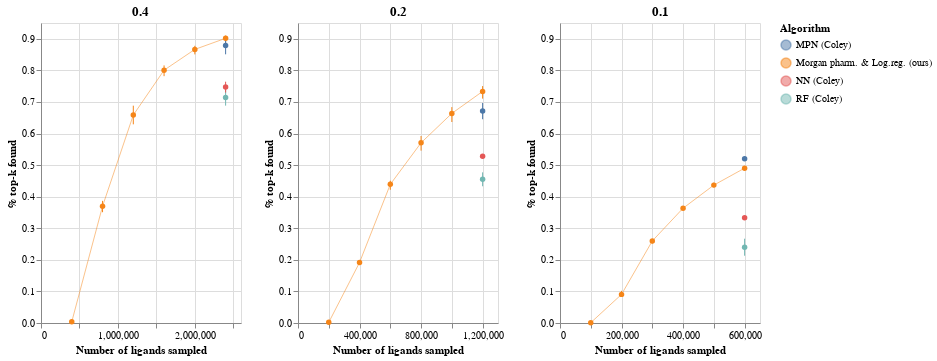

The notebook cell this image was saved under:
### Code cell
chs[0]
sup = chs[0] |  chs[1] | chs[2]
sup
#sup.save('../figures/ampC_reconstruction.html') #using 0.05

### Figure 1 — Vega-Lite specification as saved in the notebook (floating-point values rounded to 4 significant figures)
{"config": {"view": {"continuousWidth": 400, "continuousHeight": 300}}, "hconcat": [{"layer": [{"mark": {"type": "errorbar", "extent": "ci"}, "encoding": {"color": {"type": "nominal", "field": "Algorithm"}, "x": {"type": "quantitative", "field": "N ligands explored", "scale": {"domain": [0, 2410000]}, "title": "Number of ligands sampled"}, "y": {"type": "quantitative", "field": "% top-k found", "scale": {"domain": [0, 0.95]}}}}, {"mark": {"type": "point", "color": "black", "filled": true}, "encoding": {"color": {"type": "nominal", "field": "Algorithm"}, "x": {"type": "quantitative", "field": "N ligands explored"}, "y": {"type": "quantitative", "aggregate": "mean", "field": "% top-k found", "scale": {"domain": [0, 0.95]}}}}, {"mark": {"type": "line", "color": "black", "opacity": 0.5, "size": 1}, "encoding": {"color": {"type": "nominal", "field": "Algorithm"}, "x": {"type": "quantitative", "field": "N ligands explored"}, "y": {"type": "quantitative", "aggregate": "mean", "field": "% top-k found", "scale": {"domain": [0, 0.95]}}}}], "data": {"name": "data-69f5ad225702dcd6770ee3714b521b20"}, "title": "0.4", "width": 200}, {"layer": [{"mark": {"type": "errorbar", "extent": "ci"}, "encoding": {"color": {"type": "nominal", "field": "Algorithm"}, "x": {"type": "quantitative", "field": "N ligands explored", "scale": {"domain": [0, 1210000]}, "title": "Number of ligands sampled"}, "y": {"type": "quantitative", "field": "% top-k found", "scale": {"domain": [0, 0.95]}}}}, {"mark": {"type": "point", "color": "black", "filled": true}, "encoding": {"color": {"type": "nominal", "field": "Algorithm"}, "x": {"type": "quantitative", "field": "N ligands explored"}, "y": {"type": "quantitative", "aggregate": "mean", "field": "% top-k found", "scale": {"domain": [0, 0.95]}}}}, {"mark": {"type": "line", "color": "black", "opacity": 0.5, "size": 1}, "encoding": {"color": {"type": "nominal", "field": "Algorithm"}, "x": {"type": "quantitative", "field": "N ligands explored"}, "y": {"type": "quantitative", "aggregate": "mean", "field": "% top-k found", "scale": {"domain": [0, 0.95]}}}}], "data": {"name": "data-60dc1958aa1398fd67536a8f5be03131"}, "title": "0.2", "width": 200}, {"layer": [{"mark": {"type": "errorbar", "extent": "ci"}, "encoding": {"color": {"type": "nominal", "field": "Algorithm"}, "x": {"type": "quantitative", "field": "N ligands explored", "scale": {"domain": [0, 610000]}, "title": "Number of ligands sampled"}, "y": {"type": "quantitative", "field": "% top-k found", "scale": {"domain": [0, 0.95]}}}}, {"mark": {"type": "point", "color": "black", "filled": true}, "encoding": {"color": {"type": "nominal", "field": "Algorithm"}, "x": {"type": "quantitative", "field": "N ligands explored"}, "y": {"type": "quantitative", "aggregate": "mean", "field": "% top-k found", "scale": {"domain": [0, 0.95]}}}}, {"mark": {"type": "line", "color": "black", "opacity": 0.5, "size": 1}, "encoding": {"color": {"type": "nominal", "field": "Algorithm"}, "x": {"type": "quantitative", "field": "N ligands explored"}, "y": {"type": "quantitative", "aggregate": "mean", "field": "% top-k found", "scale": {"domain": [0, 0.95]}}}}], "data": {"name": "data-44213e103d04ec10e454faa0a8c2a25e"}, "title": "0.1", "width": 200}], "$schema": "https://vega.github.io/schema/vega-lite/v4.8.1.json", "datasets": {"data-69f5ad225702dcd6770ee3714b521b20": [{"Unnamed: 0": 0.0, "Algorithm": "Morgan pharm. & Log.reg. (ours)", "Training size": 400000, "N ligands explored": 400000, "% top-k found": 0.0044}, {"Unnamed: 0": 1.0, "Algorithm": "Morgan pharm. & Log.reg. (ours)", "Training size": 400000, "N ligands explored": 800000, "% top-k found": 0.3715}, {"Unnamed: 0": 2.0, "Algorithm": "Morgan pharm. & Log.reg. (ours)", "Training size": 400000, "N ligands explored": 1200000, "% top-k found": 0.6586}, {"Unnamed: 0": 3.0, "Algorithm": "Morgan pharm. & Log.reg. (ours)", "Training size": 400000, "N ligands explored": 1600000, "% top-k found": 0.8045}, {"Unnamed: 0": 4.0, "Algorithm": "Morgan pharm. & Log.reg. (ours)", "Training size": 400000, "N ligands explored": 2000000, "% top-k found": 0.8708}, {"Unnamed: 0": 5.0, "Algorithm": "Morgan pharm. & Log.reg. (ours)", "Training size": 400000, "N ligands explored": 2400000, "% top-k found": 0.9089}, {"Unnamed: 0": 18.0, "Algorithm": "Morgan pharm. & Log.reg. (ours)", "Training size": 400000, "N ligands explored": 400000, "% top-k found": 0.00398}, {"Unnamed: 0": 19.0, "Algorithm": "Morgan pharm. & Log.reg. (ours)", "Training size": 400000, "N ligands explored": 800000, "% top-k found": 0.3508}, {"Unnamed: 0": 20.0, "Algorithm": "Morgan pharm. & Log.reg. (ours)", "Training size": 400000, "N ligands explored": 1200000, "% top-k found": 0.6291}, {"Unnamed: 0": 21.0, "Algorithm": "Morgan pharm. & Log.reg. (ours)", "Training size": 400000, "N ligands explored": 1600000, "% top-k found": 0.7816}, {"Unnamed: 0": 22.0, "Algorithm": "Morgan pharm. & Log.reg. (ours)", "Training size": 400000, "N ligands explored": 2000000, "% top-k found": 0.8506}, {"Unnamed: 0": 23.0, "Algorithm": "Morgan pharm. & Log.reg. (ours)", "Training size": 400000, "N ligands explored": 2400000, "% top-k found": 0.8857}, {"Unnamed: 0": 36.0, "Algorithm": "Morgan pharm. & Log.reg. (ours)", "Training size": 400000, "N ligands explored": 400000, "% top-k found": 0.0038}, {"Unnamed: 0": 37.0, "Algorithm": "Morgan pharm. & Log.reg. (ours)", "Training size": 400000, "N ligands explored": 800000, "% top-k found": 0.3868}, {"Unnamed: 0": 38.0, "Algorithm": "Morgan pharm. & Log.reg. (ours)", "Training size": 400000, "N ligands explored": 1200000, "% top-k found": 0.6882}, {"Unnamed: 0": 39.0, "Algorithm": "Morgan pharm. & Log.reg. (ours)", "Training size": 400000, "N ligands explored": 1600000, "% top-k found": 0.8156}, {"Unnamed: 0": 40.0, "Algorithm": "Morgan pharm. & Log.reg. (ours)", "Training size": 400000, "N ligands explored": 2000000, "% top-k found": 0.8778}, {"Unnamed: 0": 41.0, "Algorithm": "Morgan pharm. & Log.reg. (ours)", "Training size": 400000, "N ligands explored": 2400000, "% top-k found": 0.9102}, {"Unnamed: 0": null, "Algorithm": "RF (Coley)", "Training size": 400000, "N ligands explored": 2400000, "% top-k found": 0.6883}, {"Unnamed: 0": null, "Algorithm": "RF (Coley)", "Training size": 400000, "N ligands explored": 2400000, "% top-k found": 0.714}, {"Unnamed: 0": null, "Algorithm": "RF (Coley)", "Training size": 400000, "N ligands explored": 2400000, "% top-k found": 0.7397}, {"Unnamed: 0": null, "Algorithm": "NN (Coley)", "Training size": 400000, "N ligands explored": 2400000, "% top-k found": 0.7299}, {"Unnamed: 0": null, "Algorithm": "NN (Coley)", "Training size": 400000, "N ligands explored": 2400000, "% top-k found": 0.747}, {"Unnamed: 0": null, "Algorithm": "NN (Coley)", "Training size": 400000, "N ligands explored": 2400000, "% top-k found": 0.7641}, {"Unnamed: 0": null, "Algorithm": "MPN (Coley)", "Training size": 400000, "N ligands explored": 2400000, "% top-k found": 0.8508}, {"Unnamed: 0": null, "Algorithm": "MPN (Coley)", "Training size": 400000, "N ligands explored": 2400000, "% top-k found": 0.879}, {"Unnamed: 0": null, "Algorithm": "MPN (Coley)", "Training size": 400000, "N ligands explored": 2400000, "% top-k found": 0.9072}], "data-60dc1958aa1398fd67536a8f5be03131": [{"Unnamed: 0": 6.0, "Algorithm": "Morgan pharm. & Log.reg. (ours)", "Training size": 200000, "N ligands explored": 200000, "% top-k found": 0.00192}, {"Unnamed: 0": 7.0, "Algorithm": "Morgan pharm. & Log.reg. (ours)", "Training size": 200000, "N ligands explored": 400000, "% top-k found": 0.185}, {"Unnamed: 0": 8.0, "Algorithm": "Morgan pharm. & Log.reg. (ours)", "Training size": 200000, "N ligands explored": 600000, "% top-k found": 0.4505}, {"Unnamed: 0": 9.0, "Algorithm": "Morgan pharm. & Log.reg. (ours)", "Training size": 200000, "N ligands explored": 800000, "% top-k found": 0.5921}, {"Unnamed: 0": 10.0, "Algorithm": "Morgan pharm. & Log.reg. (ours)", "Training size": 200000, "N ligands explored": 1000000, "% top-k found": 0.6837}, {"Unnamed: 0": 11.0, "Algorithm": "Morgan pharm. & Log.reg. (ours)", "Training size": 200000, "N ligands explored": 1200000, "% top-k found": 0.7395}, {"Unnamed: 0": 24.0, "Algorithm": "Morgan pharm. & Log.reg. (ours)", "Training size": 200000, "N ligands explored": 200000, "% top-k found": 0.00226}, {"Unnamed: 0": 25.0, "Algorithm": "Morgan pharm. & Log.reg. (ours)", "Training size": 200000, "N ligands explored": 400000, "% top-k found": 0.1974}, {"Unnamed: 0": 26.0, "Algorithm": "Morgan pharm. & Log.reg. (ours)", "Training size": 200000, "N ligands explored": 600000, "% top-k found": 0.4218}, {"Unnamed: 0": 27.0, "Algorithm": "Morgan pharm. & Log.reg. (ours)", "Training size": 200000, "N ligands explored": 800000, "% top-k found": 0.5458}, {"Unnamed: 0": 28.0, "Algorithm": "Morgan pharm. & Log.reg. (ours)", "Training size": 200000, "N ligands explored": 1000000, "% top-k found": 0.6365}, {"Unnamed: 0": 29.0, "Algorithm": "Morgan pharm. & Log.reg. (ours)", "Training size": 200000, "N ligands explored": 1200000, "% top-k found": 0.7105}, {"Unnamed: 0": 42.0, "Algorithm": "Morgan pharm. & Log.reg. (ours)", "Training size": 200000, "N ligands explored": 200000, "% top-k found": 0.00214}, {"Unnamed: 0": 43.0, "Algorithm": "Morgan pharm. & Log.reg. (ours)", "Training size": 200000, "N ligands explored": 400000, "% top-k found": 0.1921}, {"Unnamed: 0": 44.0, "Algorithm": "Morgan pharm. & Log.reg. (ours)", "Training size": 200000, "N ligands explored": 600000, "% top-k found": 0.4448}, {"Unnamed: 0": 45.0, "Algorithm": "Morgan pharm. & Log.reg. (ours)", "Training size": 200000, "N ligands explored": 800000, "% top-k found": 0.574}, {"Unnamed: 0": 46.0, "Algorithm": "Morgan pharm. & Log.reg. (ours)", "Training size": 200000, "N ligands explored": 1000000, "% top-k found": 0.6711}, {"Unnamed: 0": 47.0, "Algorithm": "Morgan pharm. & Log.reg. (ours)", "Training size": 200000, "N ligands explored": 1200000, "% top-k found": 0.7502}, {"Unnamed: 0": null, "Algorithm": "RF (Coley)", "Training size": 200000, "N ligands explored": 1200000, "% top-k found": 0.433}, {"Unnamed: 0": null, "Algorithm": "RF (Coley)", "Training size": 200000, "N ligands explored": 1200000, "% top-k found": 0.455}, {"Unnamed: 0": null, "Algorithm": "RF (Coley)", "Training size": 200000, "N ligands explored": 1200000, "% top-k found": 0.477}, {"Unnamed: 0": null, "Algorithm": "NN (Coley)", "Training size": 200000, "N ligands explored": 1200000, "% top-k found": 0.5219}, {"Unnamed: 0": null, "Algorithm": "NN (Coley)", "Training size": 200000, "N ligands explored": 1200000, "% top-k found": 0.528}, {"Unnamed: 0": null, "Algorithm": "NN (Coley)", "Training size": 200000, "N ligands explored": 1200000, "% top-k found": 0.5341}, {"Unnamed: 0": null, "Algorithm": "MPN (Coley)", "Training size": 200000, "N ligands explored": 1200000, "% top-k found": 0.6453}, {"Unnamed: 0": null, "Algorithm": "MPN (Coley)", "Training size": 200000, "N ligands explored": 1200000, "% top-k found": 0.671}, {"Unnamed: 0": null, "Algorithm": "MPN (Coley)", "Training size": 200000, "N ligands explored": 1200000, "% top-k found": 0.6967}], "data-44213e103d04ec10e454faa0a8c2a25e": [{"Unnamed: 0": 12.0, "Algorithm": "Morgan pharm. & Log.reg. (ours)", "Training size": 100000, "N ligands explored": 100000, "% top-k found": 0.00086}, {"Unnamed: 0": 13.0, "Algorithm": "Morgan pharm. & Log.reg. (ours)", "Training size": 100000, "N ligands explored": 200000, "% top-k found": 0.08844}, {"Unnamed: 0": 14.0, "Algorithm": "Morgan pharm. & Log.reg. (ours)", "Training size": 100000, "N ligands explored": 300000, "% top-k found": 0.2621}, {"Unnamed: 0": 15.0, "Algorithm": "Morgan pharm. & Log.reg. (ours)", "Training size": 100000, "N ligands explored": 400000, "% top-k found": 0.3681}, {"Unnamed: 0": 16.0, "Algorithm": "Morgan pharm. & Log.reg. (ours)", "Training size": 100000, "N ligands explored": 500000, "% top-k found": 0.4443}, {"Unnamed: 0": 17.0, "Algorithm": "Morgan pharm. & Log.reg. (ours)", "Training size": 100000, "N ligands explored": 600000, "% top-k found": 0.4973}, {"Unnamed: 0": 30.0, "Algorithm": "Morgan pharm. & Log.reg. (ours)", "Training size": 100000, "N ligands explored": 100000, "% top-k found": 0.00114}, {"Unnamed: 0": 31.0, "Algorithm": "Morgan pharm. & Log.reg. (ours)", "Training size": 100000, "N ligands explored": 200000, "% top-k found": 0.1018}, {"Unnamed: 0": 32.0, "Algorithm": "Morgan pharm. & Log.reg. (ours)", "Training size": 100000, "N ligands explored": 300000, "% top-k found": 0.2656}, {"Unnamed: 0": 33.0, "Algorithm": "Morgan pharm. & Log.reg. (ours)", "Training size": 100000, "N ligands explored": 400000, "% top-k found": 0.3635}, {"Unnamed: 0": 34.0, "Algorithm": "Morgan pharm. & Log.reg. (ours)", "Training size": 100000, "N ligands explored": 500000, "% top-k found": 0.4358}, {"Unnamed: 0": 35.0, "Algorithm": "Morgan pharm. & Log.reg. (ours)", "Training size": 100000, "N ligands explored": 600000, "% top-k found": 0.4898}, {"Unnamed: 0": 48.0, "Algorithm": "Morgan pharm. & Log.reg. (ours)", "Training size": 100000, "N ligands explored": 100000, "% top-k found": 0.00098}, {"Unnamed: 0": 49.0, "Algorithm": "Morgan pharm. & Log.reg. (ours)", "Training size": 100000, "N ligands explored": 200000, "% top-k found": 0.08158}, {"Unnamed: 0": 50.0, "Algorithm": "Morgan pharm. & Log.reg. (ours)", "Training size": 100000, "N ligands explored": 300000, "% top-k found": 0.2517}, {"Unnamed: 0": 51.0, "Algorithm": "Morgan pharm. & Log.reg. (ours)", "Training size": 100000, "N ligands explored": 400000, "% top-k found": 0.3588}, {"Unnamed: 0": 52.0, "Algorithm": "Morgan pharm. & Log.reg. (ours)", "Training size": 100000, "N ligands explored": 500000, "% top-k found": 0.4298}, {"Unnamed: 0": 53.0, "Algorithm": "Morgan pharm. & Log.reg. (ours)", "Training size": 100000, "N ligands explored": 600000, "% top-k found": 0.484}, {"Unnamed: 0": null, "Algorithm": "RF (Coley)", "Training size": 100000, "N ligands explored": 600000, "% top-k found": 0.2131}, {"Unnamed: 0": null, "Algorithm": "RF (Coley)", "Training size": 100000, "N ligands explored": 600000, "% top-k found": 0.24}, {"Unnamed: 0": null, "Algorithm": "RF (Coley)", "Training size": 100000, "N ligands explored": 600000, "% top-k found": 0.2669}, {"Unnamed: 0": null, "Algorithm": "NN (Coley)", "Training size": 100000, "N ligands explored": 600000, "% top-k found": 0.3293}, {"Unnamed: 0": null, "Algorithm": "NN (Coley)", "Training size": 100000, "N ligands explored": 600000, "% top-k found": 0.333}, {"Unnamed: 0": null, "Algorithm": "NN (Coley)", "Training size": 100000, "N ligands explored": 600000, "% top-k found": 0.3367}, {"Unnamed: 0": null, "Algorithm": "MPN (Coley)", "Training size": 100000, "N ligands explored": 600000, "% top-k found": 0.5139}, {"Unnamed: 0": null, "Algorithm": "MPN (Coley)", "Training size": 100000, "N ligands explored": 600000, "% top-k found": 0.52}, {"Unnamed: 0": null, "Algorithm": "MPN (Coley)", "Training size": 100000, "N ligands explored": 600000, "% top-k found": 0.5261}]}}
